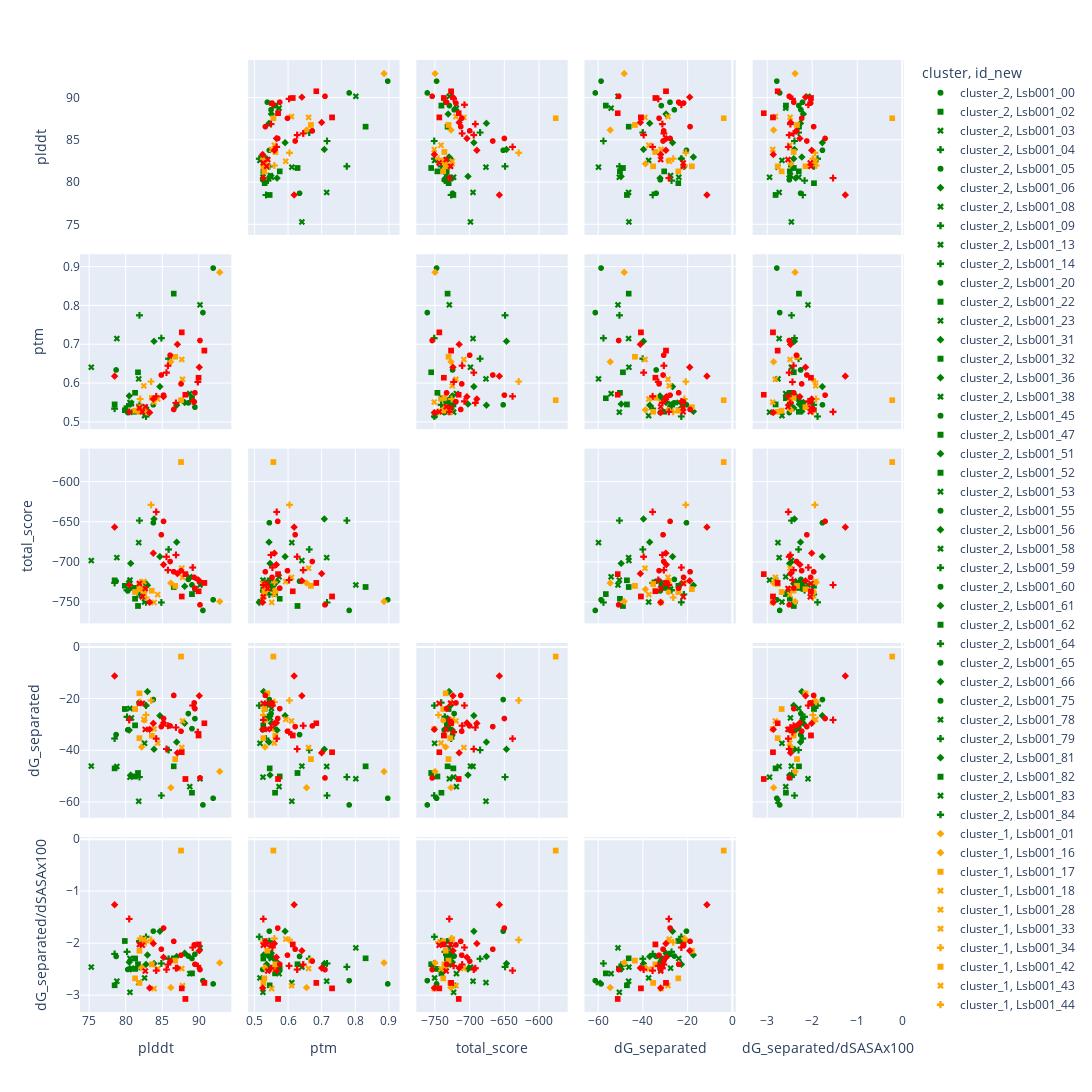

Notebook code cell kept with this figure:
### Code cell
import plotly.express as px
fig = px.scatter_matrix(df_merge,
    dimensions=['plddt','ptm','total_score','dG_separated','dG_separated/dSASAx100'],
    color='cluster', 
    color_discrete_sequence=["green","orange","red"],
    # symbol="cluster",
     symbol="id_new",
    width=1300,height=1300)
fig.update_traces(diagonal_visible=False)
fig.show()
